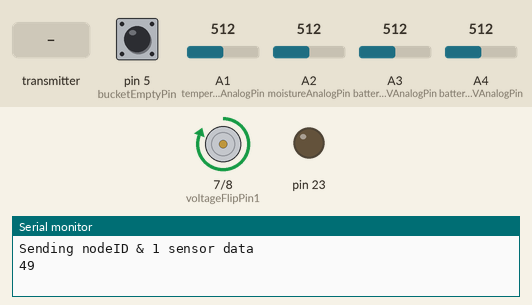
Recording of a sketch running on a simulated Arduino Uno, built with avr-gcc and run on an emulated ATmega328P. Shown: motor-driver pin pairs drawn as motors (green arrow = first pin HIGH = forward, orange = second pin HIGH = backward, longer = more drive), output pins drawn as LEDs (lit = HIGH), the last lines printed to the serial monitor. The inputs (shaded band) are chosen by the test bench; at power-on: pin 5 (bucketEmptyPin) HIGH, A1 (temperatureAnalogPin) = 512, A2 (moistureAnalogPin) = 512, A3 (battery3VAnalogPin) = 512, A4 (battery9VAnalogPin) = 512. Sleep ends after the set time or at an interrupt; no radio packets arrive unless stated.

Above: at 0.2 s.
At 1.3 s:
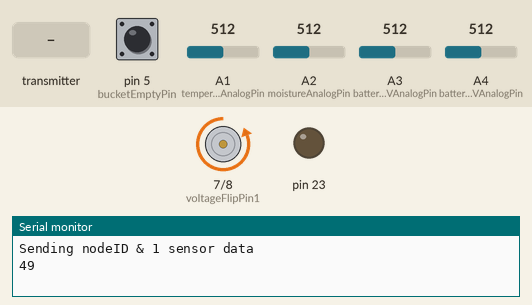
1.4 s: the transmitter starts sending sleep = 256
At 3.1 s:
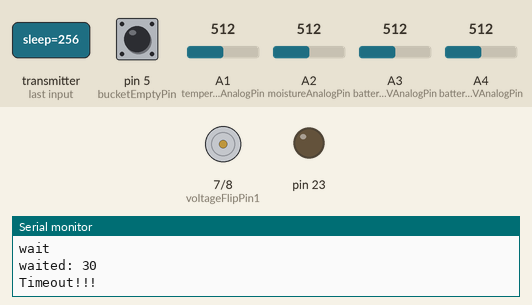
Timing chart, 0 to 4.6 s (numbered marks = the images above; inputs shaded):
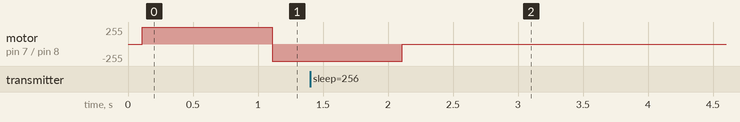

Measured:
- after the input at 1.4 s, motor on pin 7 (voltageFlipPin1) / pin 8 (voltageFlipPin2): goes on until 2.1 s, then stays stopped

The sketch:

SensorNode.ino
```cpp
#include <avr/wdt.h>
#include <avr/sleep.h>
#include <SPI.h>
#include <RF24.h>
#include <RF24_config.h>
#include <nRF24L01.h>
#include "printf.h"

#define RF_SETUP 0x17
#define voltageFlipPin1 7
#define voltageFlipPin2 8

// Set up nRF24L01 radio on SPI pin for CE, CSN
RF24 radio(9,10);

// Example below using pipe5 for writing
const uint64_t pipes[2] = { 0xF0F0F0F0E1LL, 0x7365727631LL };

typedef struct{
  uint16_t counter;
  uint16_t tmp36;
  uint16_t moisture1;
  uint16_t moisture2;
  uint16_t moisture;
  uint16_t battery3V;
  uint16_t battery9V;
  boolean bucketEmpty;
} sensors_t;
typedef struct{
  uint16_t motor;
  uint16_t sleep;
} action_t;


sensors_t sensors;
action_t action;

int temperatureAnalogPin = A1;
int moistureAnalogPin = A2;
int battery3VAnalogPin = A3;
int battery9VAnalogPin = A4;
//int motorPin = 6;
int bucketEmptyPin = 5;

//int nrf24PowerPin = 4;

int counter=0;
int flipTimer = 1000;
int waitTime=5000;
int moistureLimit = 1024;
uint16_t nodeID = pipes[0] & 0xff;
unsigned long send_time;
volatile int watchdog_counter = 400;

void setup(void) {
  Serial.begin(57600);

  printf_begin();
  printf("Sending nodeID & 1 sensor data\n\r");
  //7mV for høy
  analogReference(INTERNAL);
  //pinMode(motorPin, OUTPUT);
  pinMode(voltageFlipPin1, OUTPUT);
  pinMode(voltageFlipPin2, OUTPUT);
  pinMode(moistureAnalogPin, INPUT);
  pinMode(battery3VAnalogPin, INPUT);
  pinMode(battery9VAnalogPin, INPUT);
  pinMode(temperatureAnalogPin, INPUT);
  pinMode(bucketEmptyPin, INPUT);
  digitalWrite(bucketEmptyPin, HIGH);
  //Set motor control pin to output
  DDRB |= (1 << DDB7);

//  pinMode(nrf24PowerPin, OUTPUT);
//  digitalWrite(nrf24PowerPin, HIGH);
  setupRadio();
  setup_watchdog(9);
  delay(100);
}

// watchdog interrupt
ISR(WDT_vect) {
  watchdog_counter++;
}

void loop(void)
{
  if(watchdog_counter >= action.sleep/8) {
    watchdog_counter = 0;
    readSensors();
    radio.stopListening();
    // Send to hub
    send_time = millis();
    printf("sending %d bytes: counter=%d, tmp=%d, moist1=%d, moist2=%d, moist=%d, empty=%d\n", sizeof(sensors), sensors.counter, sensors.tmp36, sensors.moisture1, sensors.moisture2, sensors.moisture, sensors.bucketEmpty);
    if ( radio.write( &sensors, sizeof(sensors)) ) {
      Serial.println("Send successful");
    }
    else {
      Serial.println("Send failed");
    }

    Serial.println("wait");
    radio.startListening();
    delay(20);
    boolean gotPayload = waitForPayload();

//  digitalWrite(nrf24PowerPin, LOW);

    if(gotPayload && action.motor > 0) {
      Serial.print("running motor for "), Serial.print(action.motor); Serial.println("seconds.");
      pump(action.motor * 1000);
    }
    loop_until_bit_is_set(UCSR0A, TXC0); /* Wait until transmission ready. */
    //delay(100);
  }
  sleep();
//  digitalWrite(nrf24PowerPin, HIGH);
//  delay(100);
//  setupRadio();

}

void setup_watchdog(int ii) {

  byte bb;
  int ww;
  if (ii > 9 ) ii=9;
  bb=ii & 7;
  if (ii > 7) bb|= (1<<5);
  bb|= (1<<WDCE);
  ww=bb;
  Serial.println(ww);


  MCUSR &= ~(1<<WDRF);
  // start timed sequence
  WDTCSR |= (1<<WDCE) | (1<<WDE);
  // set new watchdog timeout value
  WDTCSR = bb;
  WDTCSR |= _BV(WDIE);

  // turn off brown-out enable in software
  MCUCR = bit (BODS) | bit (BODSE);
  MCUCR = bit (BODS);

}

boolean waitForPayload() {
  boolean timeout = false;

  while(millis() - send_time < waitTime) {
    while ( radio.available() && !timeout ) {
      Serial.print("waited: "); Serial.println(millis() - send_time);
      radio.read(&action, sizeof(action));

      // Check for timeout and exit the while loop
      if ( millis() - send_time > radio.getMaxTimeout() ) {
        Serial.println("Timeout!!!");
        return false;
      }
      return true;
    }
  }
  return false;
}

void sleep(void) {
  // disable ADC
  byte old_ADCSRA = ADCSRA;
  ADCSRA = 0;

  set_sleep_mode (SLEEP_MODE_PWR_DOWN);
  sleep_enable();

  radio.powerDown();
  sleep_cpu ();

  // cancel sleep as a precaution
  sleep_disable();
  ADCSRA = old_ADCSRA;
  // radio.powerUp();
}


void readSensors(void) {
  sensors.counter = counter++;
  sensors.tmp36 = toMilliVolt(avgAnalogRead(temperatureAnalogPin), 1);
  sensors.battery3V=toMilliVolt(avgAnalogRead(battery3VAnalogPin), 1430.0/430.0);
  sensors.battery9V=toMilliVolt(avgAnalogRead(battery9VAnalogPin), 1120.0/120.0);
  readMoisture();
  sensors.bucketEmpty = !digitalRead(bucketEmptyPin);
}

int toMilliVolt(int value, int factor) {
  return round(value/1023.0 * 1089 * factor); //1.089 is calculated internal reference voltage
}

int avgAnalogRead(int pin) {
  analogRead(pin);
  int sum = 0;
  for(int i = 0; i<5; i++) {
    sum += analogRead(pin);
  }
  return sum/5;
}

void pump(int time) {
  PORTB |= (1 << PORTB7);
//  Serial.println("High");
//  digitalWrite(motorPin, HIGH);
  delay(time);
  PORTB &= ~(1 << PORTB7);
//  digitalWrite(motorPin, LOW);
}

void readMoisture(void){
  setSensorPolarity(true);
  delay(flipTimer);
  sensors.moisture1 = avgAnalogRead(moistureAnalogPin);
  setSensorPolarity(false);
  delay(flipTimer);
  // invert the reading
  sensors.moisture2 = 1023 - avgAnalogRead(moistureAnalogPin);
  sensors.moisture = (sensors.moisture1 + sensors.moisture2) / 2;
  //
  digitalWrite(voltageFlipPin1, LOW);
  digitalWrite(voltageFlipPin2, LOW);
}

void setSensorPolarity(boolean flip){
  if(flip){
    digitalWrite(voltageFlipPin1, HIGH);
    digitalWrite(voltageFlipPin2, LOW);
  }else{
    digitalWrite(voltageFlipPin1, LOW);
    digitalWrite(voltageFlipPin2, HIGH);
  }
}
void setupRadio(void) {
  radio.begin();

  // Enable this seems to work better
  radio.enableDynamicPayloads();

  radio.setDataRate(RF24_1MBPS);
  radio.setPALevel(RF24_PA_MAX);
  radio.setChannel(76);
  radio.setRetries(15,15);

  radio.openWritingPipe(pipes[0]);
  radio.openReadingPipe(1,pipes[1]);

  // Dump the configuration of the rf unit for debugging
  radio.printDetails();
}
```

printf.h
```cpp
// (licence header left out)
    /**
    * @file printf.h
    *
    * Setup necessary to direct stdout to the Arduino Serial library, which
    * enables 'printf'
    */

    #ifndef __PRINTF_H__
    #define __PRINTF_H__

    #ifdef ARDUINO

    int serial_putc( char c, FILE * )
    {
        Serial.write( c );

        return c;
    }

    void printf_begin(void)
    {
        fdevopen( &serial_putc, 0 );
    }

    #else
    #error This example is only for use on Arduino.
    #endif // ARDUINO

    #endif // __PRINTF_H__
```
